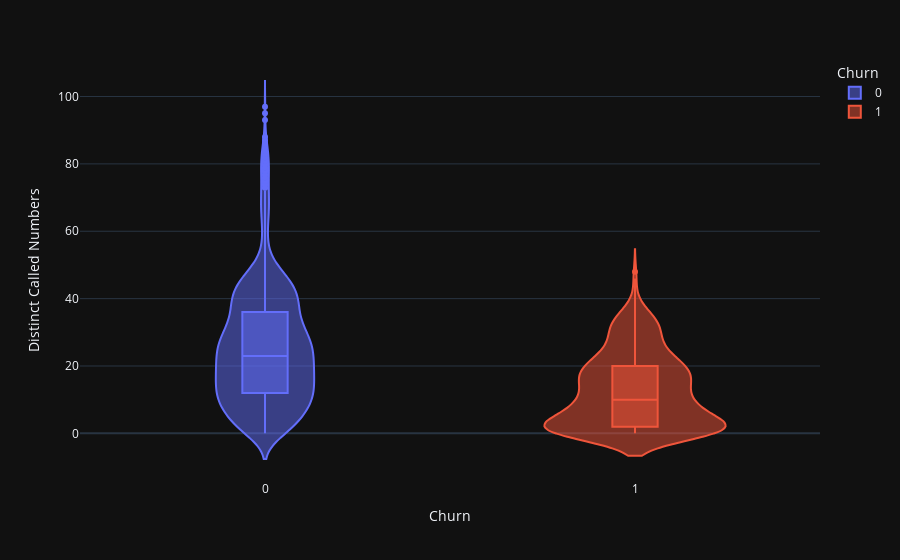

Notebook source saved alongside this figure:
### Code cell
violin("Distinct Called Numbers")

### Figure 1 — Plotly figure (JSON) as saved in the notebook; plotly's stock layout.template omitted (floating-point values rounded to 4 significant figures; data arrays with more than 128 entries replaced by an {"elided": "..."} marker saying what was removed)
{"data": [{"alignmentgroup": "True", "box": {"visible": true}, "hovertemplate": "Churn=%{x}<br>Distinct Called Numbers=%{y}<extra></extra>", "legendgroup": "0", "marker": {"color": "#636efa"}, "name": "0", "offsetgroup": "0", "orientation": "v", "scalegroup": "True", "showlegend": true, "type": "violin", "x": {"elided": "2655 int values"}, "x0": " ", "xaxis": "x", "y": {"elided": "2655 int values"}, "y0": " ", "yaxis": "y"}, {"alignmentgroup": "True", "box": {"visible": true}, "hovertemplate": "Churn=%{x}<br>Distinct Called Numbers=%{y}<extra></extra>", "legendgroup": "1", "marker": {"color": "#EF553B"}, "name": "1", "offsetgroup": "1", "orientation": "v", "scalegroup": "True", "showlegend": true, "type": "violin", "x": {"elided": "495 int values"}, "x0": " ", "xaxis": "x", "y": {"elided": "495 int values"}, "y0": " ", "yaxis": "y"}], "layout": {"legend": {"title": {"text": "Churn"}, "tracegroupgap": 0}, "margin": {"t": 60}, "violinmode": "overlay", "xaxis": {"anchor": "y", "categoryarray": [0, 1], "categoryorder": "array", "domain": [0, 1], "title": {"text": "Churn"}}, "yaxis": {"anchor": "x", "domain": [0, 1], "title": {"text": "Distinct Called Numbers"}}}}
